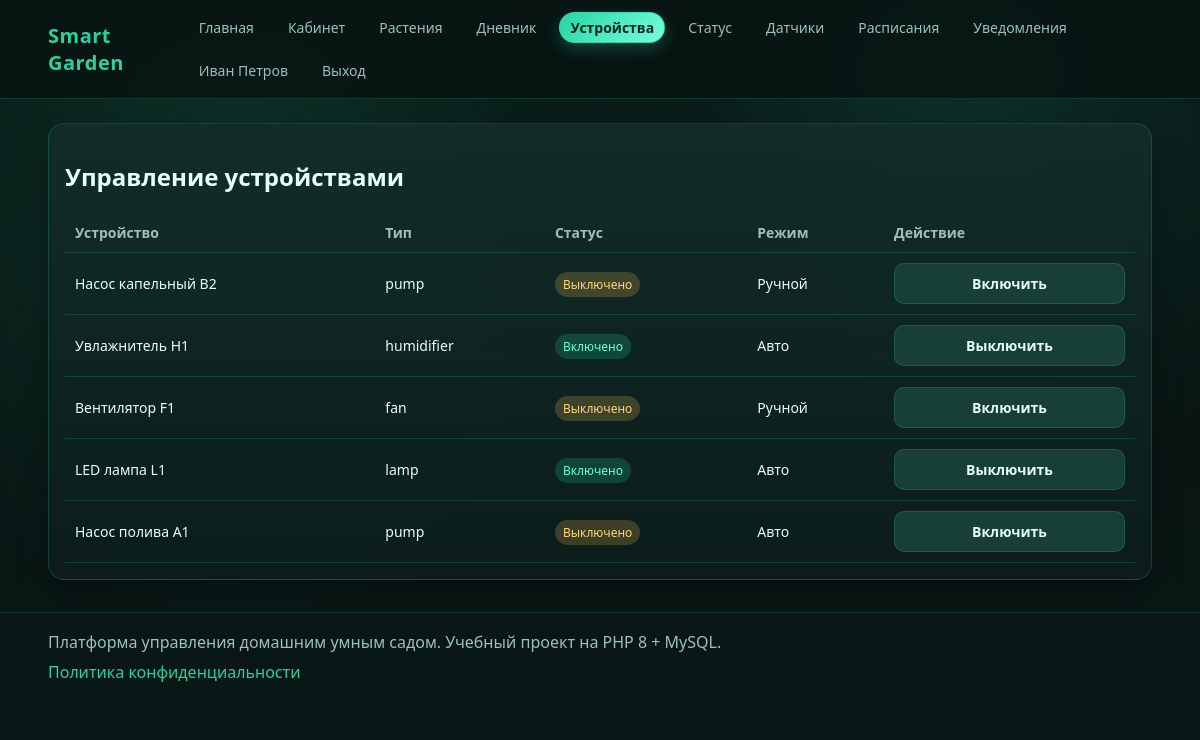
The page /?route=devices (signed in) on the database its author committed.
### tables this page shows
CREATE TABLE devices (
  id INT UNSIGNED AUTO_INCREMENT PRIMARY KEY,
  user_id INT UNSIGNED NOT NULL,
  zone_id INT UNSIGNED NULL,
  name VARCHAR(120) NOT NULL,
  device_type VARCHAR(60) NOT NULL,
  status ENUM('on','off') NOT NULL DEFAULT 'off',
  is_auto TINYINT(1) NOT NULL DEFAULT 0,
  created_at DATETIME NOT NULL,
  updated_at DATETIME NULL,
  INDEX idx_devices_user (user_id),
  FOREIGN KEY (user_id) REFERENCES users(id) ON DELETE CASCADE,
  FOREIGN KEY (zone_id) REFERENCES zones(id) ON DELETE SET NULL
);

### app/helpers/View.php (called while the page is built, shortened)
<?php
class View
{
    public static function render(string $view, array $data = []): void
    {
        $viewPath = dirname(__DIR__, 2) . '/app/views/' . $view . '.php';
        extract($data, EXTR_SKIP);
        require dirname(__DIR__, 2) . '/app/views/layouts/header.php';
        require $viewPath;
        require dirname(__DIR__, 2) . '/app/views/layouts/footer.php';
    }
}

### app/Controllers/BaseController.php (called while the page is built, shortened)
<?php
class BaseController
{
    protected array $config;
    public function __construct(array $config)
    {
        $this->config = $config;
        $this->db = Database::connection($config);
    }
    protected function render(string $view, array $data = []): void
    {
        $defaults = [
            'appName' => $this->config['app']['name'],
            'currentUser' => Auth::user(),
            'csrfToken' => Csrf::token($this->config['security']['csrf_key']),
            'pageTitle' => $this->config['app']['name'],
            'metaDescription' => 'Платформа управления умным садом и дневник роста растений.',
        ];
        View::render($view, array_merge($defaults, $data));
    }
}

### app/Controllers/DevicesController.php (called while the page is built, shortened)
<?php
class DevicesController extends BaseController
{
    public function index(): void
    {
        $uid = (int) $_SESSION['user']['id'];
        $stmt = $this->db->prepare('SELECT id, name, device_type, status, is_auto, zone_id FROM devices WHERE user_id = :uid ORDER BY id DESC');
        $stmt->execute(['uid' => $uid]);
        $this->render('devices/index', [
            'pageTitle' => 'Устройства',
            'devices' => $stmt->fetchAll(),
        ]);
    }
}

### public/index.php (called while the page is built, shortened)
<?php
$root = dirname(__DIR__);
$config = require $root . '/config/config.php';
spl_autoload_register(function (string $class) use ($root): void {
    $prefix = 'App\\';
    $path = $root . '/app/' . str_replace('\\', '/', substr($class, strlen($prefix))) . '.php';
});
require_once $root . '/app/helpers/functions.php';
$routes = require $root . '/routes/web.php';
$router = new App\Helpers\Router($config, $routes);
$router->dispatch();

### app/helpers/Database.php (called while the page is built, shortened)
<?php
class Database
{
    private static ?PDO $pdo = null;
    public static function connection(array $config): PDO
    {
        $db = $config['db'];
        $dsn = sprintf(
            'mysql:host=%s;port=%s;dbname=%s;charset=%s',
            $db['host'],
            $db['port'],
            $db['name'],
            $db['charset']
        );
        try {
            self::$pdo = new PDO($dsn, $db['user'], $db['pass'], [
                PDO::ATTR_ERRMODE => PDO::ERRMODE_EXCEPTION,
                PDO::ATTR_DEFAULT_FETCH_MODE => PDO::FETCH_ASSOC,
                PDO::ATTR_EMULATE_PREPARES => false,
            ]);
        } catch (PDOException $e) {
            throw new PDOException('Ошибка подключения к БД: ' . $e->getMessage(), (int) $e->getCode(), $e);
        }
        return self::$pdo;
    }
}

### app/helpers/functions.php (called while the page is built)
<?php
function e(?string $value): string
{
    return htmlspecialchars((string) $value, ENT_QUOTES | ENT_SUBSTITUTE, 'UTF-8');
}

### app/views/devices/index.php (the view)
<section class="card">
  <h2>Управление устройствами</h2>
  <div class="table-wrap">
    <table>
      <thead><tr><th>Устройство</th><th>Тип</th><th>Статус</th><th>Режим</th><th>Действие</th></tr></thead>
      <tbody>
      <?php if (empty($devices)): ?>
        <tr>
          <td colspan="5" class="muted">Для вашего аккаунта пока нет устройств.</td>
        </tr>
      <?php else: ?>
        <?php foreach ($devices as $d): ?>
          <tr>
            <td><?= e($d['name']) ?></td>
            <td><?= e($d['device_type']) ?></td>
            <td><span id="device-status-<?= (int) $d['id'] ?>" class="status <?= $d['status'] === 'on' ? 'status-ok' : 'status-warn' ?>"><?= $d['status'] === 'on' ? 'Включено' : 'Выключено' ?></span></td>
            <td><?= (int) $d['is_auto'] === 1 ? 'Авто' : 'Ручной' ?></td>
            <td>
              <button
                data-device-toggle
                data-id="<?= (int) $d['id'] ?>"
                data-csrf="<?= e($csrfToken) ?>"
                class="btn-secondary"
              >
                <?= $d['status'] === 'on' ? 'Выключить' : 'Включить' ?>
              </button>
            </td>
          </tr>
        <?php endforeach; ?>
      <?php endif; ?>
      </tbody>
    </table>
  </div>
</section>

### app/helpers/Router.php (shortened to what this page needs)
<?php
class Router
{
    private array $config;
    private array $routes;
    public function __construct(array $config, array $routes)
    {
        $this->config = $config;
        $this->routes = $routes;
    }
    public function dispatch(): void
    {
        $method = strtoupper($_SERVER['REQUEST_METHOD'] ?? 'GET');
        $route = trim((string) ($_GET['route'] ?? ''), '/');
        foreach ($this->routes as $item) {
            if ($method !== $item['method'] || $route !== $item['path']) {
                continue;
            }
            [$class, $action] = $item['handler'];
            $controller = new $class($this->config);
            $controller->{$action}();
            return;
        }
    }
}

### public/assets/css/style.css (style rules this page uses)
:root { --bg: #081412; --bg-soft: #0f2220; --panel: #122d2a; --text: #e7fff7; --muted: #9ec0b8; --accent: #27d3a2; --warn: #ffc857; --danger: #ff6b6b; --line: rgba(39, 211, 162, 0.2); }
* { box-sizing: border-box; }
body { margin: 0; font-family: "Segoe UI", "Trebuchet MS", sans-serif; color: var(--text); background: radial-gradient(circle at 20% 20%, rgba(39,211,162,0.16), transparent 40%), radial-gradient(circle at 80% 10%, rgba(33,151,126,0.22), transparent 35%), linear-gradient(180deg, #07110f, #081412 45%, #091917); min-height: 100vh; }
.card { background: linear-gradient(180deg, rgba(18,45,42,0.95), rgba(12,29,27,0.92)); border: 1px solid var(--line); border-radius: 16px; padding: 16px; box-shadow: 0 12px 28px rgba(0, 0, 0, 0.28); }
input, select, textarea, button { width: 100%; background: #0a1b19; color: var(--text); border: 1px solid var(--line); border-radius: 10px; padding: 10px 11px; font: inherit; }
button, .btn { cursor: pointer; display: inline-flex; align-items: center; justify-content: center; gap: 8px; background: linear-gradient(135deg, #1aa77f, #1ec997); border: none; color: #05271e; font-weight: 700; }
.btn-secondary { background: #173f38; color: var(--text); border: 1px solid var(--line); }
.table-wrap { overflow-x: auto; }
table { width: 100%; border-collapse: collapse; }
th, td { padding: 10px; border-bottom: 1px solid var(--line); text-align: left; font-size: 14px; }
th { color: var(--muted); font-weight: 600; }
.status { padding: 4px 8px; border-radius: 999px; font-size: 12px; }
.status-ok { background: rgba(39,211,162,0.2); color: #6affd0; }
.status-warn { background: rgba(255,200,87,0.2); color: #ffd777; }

### rows shown on the page
devices: name "Насос капельный B2", device_type "pump", status "Выключено", is_auto "Ручной"
devices: name "Увлажнитель H1", device_type "humidifier", status "Включено", is_auto "Авто"
devices: name "Вентилятор F1", device_type "fan", status "Выключено", is_auto "Ручной"
devices: name "LED лампа L1", device_type "lamp", status "Включено", is_auto "Авто"
devices: name "Насос полива A1", device_type "pump", status "Выключено", is_auto "Авто"
